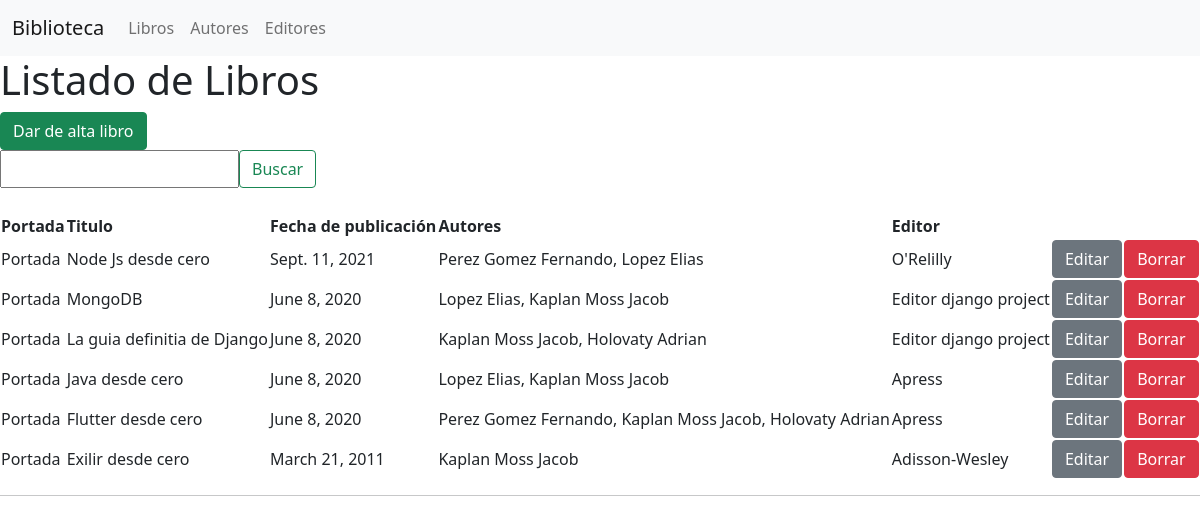
/libros, run on an earlier commit of the app's database.
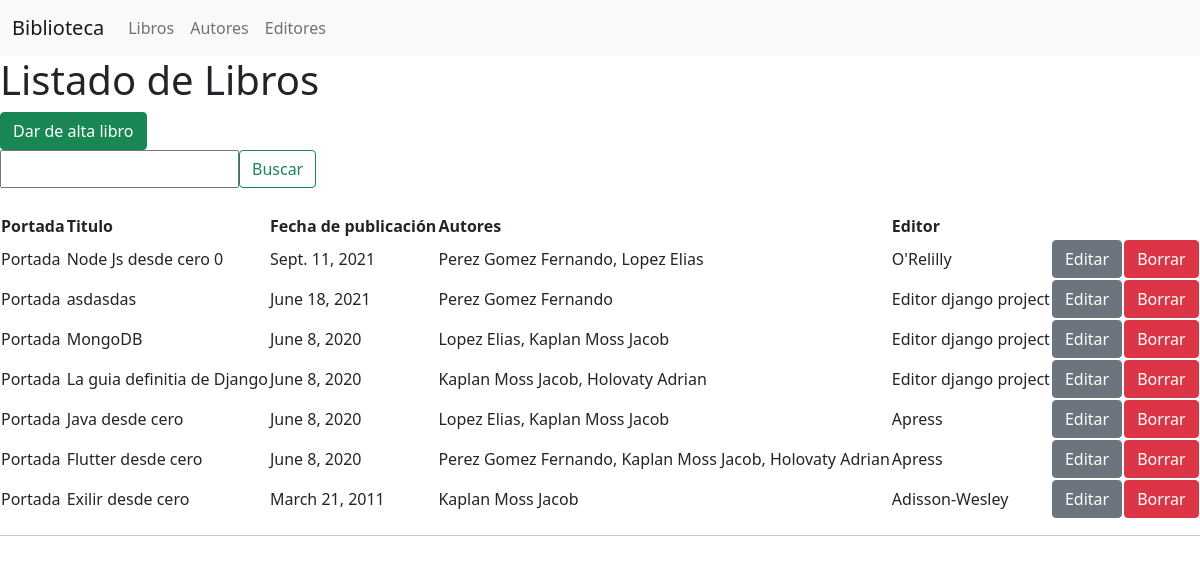
And on a later commit of the database.
### biblioteca/models.py (models this page shows, shortened)
class Libro(models.Model):
    titulo = models.CharField(max_length=100)
    autores = models.ManyToManyField(Autor)
    editor = models.ForeignKey(Editor)
    fecha_publicacion = models.DateField(null=True, blank=True)
    portada = models.ImageField(upload_to="portadas", null=True, blank=True)
    class Meta:
        ordering = ["-fecha_publicacion", "-titulo"]
        verbose_name = 'Libro'
        verbose_name_plural = 'Libros'

class Editor(models.Model):
    nombre  = models.CharField(max_length=30)
    domicilio = models.CharField(max_length=50)
    ciudad = models.CharField(max_length=60)
    estado = models.CharField(max_length=30)
    pais = models.CharField(max_length=50)
    website = models.URLField(null=True, blank=True)
    class Meta:
        ordering = ["nombre"]
        verbose_name = 'Editor'
        verbose_name_plural = "Editores"

### biblioteca/views.py (the view)
# urls.py: url(r'^libros$', views.libro_listado),
def libro_listado(request):
    table_conf = TableConfig()
    form = SearchForm(request.GET)
    table_conf.form = form
    if form.is_valid():
        cd = form.cleaned_data
        if not cd['q']:
            table_conf.datasource = []
            for libro in Libro.objects.select_related("editor").all():
                table_conf.datasource.append(dict({
                    "id":                libro.id,
                    "titulo":            libro.titulo,
                    "autores":           ", ".join( "{} {}".format(autor.apellidos, autor.nombre) for autor in libro.autores.all()),
                    "editor":            libro.editor.nombre,
                    "fecha_publicacion": libro.fecha_publicacion,
                    "portada":           libro.portada,
                }))
        else:
            table_conf.datasource = Libro.objects.filter(
                titulo__icontains=cd['q']
            ).values()
    table_conf.fields = [
        { "label": "Portada",               "key": "portada" },
        { "label": "Titulo",                "key": "titulo" },
        { "label": "Autores",               "key": "autores" },
        { "label": "Fecha de publicacion",  "key": "fecha_publicacion" },
        { "label": "Editor",                "key": "editor" },
    ]
    table_conf.create_action = {
        "label":  "Dar de alta libro",
        "redirect": "crear/libro",
    }
    table_conf.update_action = {
        "label":  "Modificar Libro",
        "redirect": "modificar/libro",
    }
    table_conf.delete_action = {
        "label":  "Eliminar Libro",
        "redirect": "eliminar/libro",
    }
    return render(request, "libro_listado.html", {
        "table_config": table_conf,
    })

### biblioteca/templates/libro_listado.html (shortened to what this page needs)
{% extends 'shared/base.html' %}
{% block content %}
    <h1>Listado de Libros</h1>
    <div class="bibl-table">
        <div class="bibl-table-header">
            {% if table_config.create_action %}
            <a href="{{table_config.create_action.redirect}}">
            <button type="button" class="btn btn-success">
                {{ table_config.create_action.label }}
            </button>
            </a>
            {% endif %}
            {% if table_config.form %}
            <form action="" method="get" class="d-flex">
                {{ table_config.form.q }}
                <button class="btn btn-outline-success" type="submit">Buscar</button>
            </form>
            {% endif %}
        </div>
        <div class="bibl-table-body" style="margin-top: 25px;">
            <table>
            <thead>
            <tr>
                <th scope="col">Portada</th>
                <th scope="col">Titulo</th>
                <th scope="col">Fecha de publicación</th>
                <th scope="col">Autores</th>
                <th scope="col">Editor</th>
            </tr>
            </thead>
            <tbody>
            {% for data in table_config.datasource %}
                <tr>
                    <td> Portada </td>
                    <td> {{data.titulo}} </td>
                    <td> {{data.fecha_publicacion}} </td>
                    <td> {{data.autores}} </td>
                    <td> {{data.editor}} </td>
                    {% if table_config.update_action %}
                        <td>
                            <a href="{{table_config.update_action.redirect}}/{{ data.id }}">
                            <button type="button" class="btn btn-secondary">Editar</button>
                        </td>
                    {% endif %}
                    {% if table_config.delete_action %}
                        <td>
                            <form action="{{table_config.delete_action.redirect}}" method="post">
                                <button type="submit" class="btn btn-danger">Borrar</button>
                            </form>
                        </td>
                    {% endif %}
                </tr>
            {% endfor %}
            </tbody>
        </table>
        </div>
    </div>
{% endblock  %}

What changed in the data, as far as the page shows it:
added Libro: titulo "asdasdas", fecha_publicacion "June 18, 2021"
Also different on the page:
new list line: "Portada Perez Gomez Fernando, Lopez Elias Editar Borrar"
new list line: "Node Js desde cero 0 Sept. 11, 2021"
new list line: "O'Relilly"
new list line: "Portada Perez Gomez Fernando Editar Borrar"
new list line: "Editor django project"
list line gone: "Portada Perez Gomez Fernando, Lopez Elias Editar Borrar"
list line gone: "Node Js desde cero Sept. 11, 2021"
list line gone: "O'Relilly"
